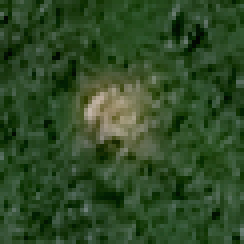
#> input picture landslide/image/df004.png, 61 x 61 px, found by its file name (shown 4 times larger); its folder holds only this picture in this run
$ jupyter execute --allow-errors 'new3 copy.ipynb'
#> lines starting #> are read from the running program, lines starting #| are printed output that depends on the picture; after the words box and inside, x2 and y2 are one past the last pixel; in counts of white or black regions, pixels touching at a corner belong together
[cell 1]
import os
import cv2
import numpy as np
import matplotlib.pyplot as plt
from scipy import ndimage

[cell 2]
LANDSLIDE_IMG_DIR = r"D:\download\Bijie_landslide_dataset\Bijie-landslide-dataset\landslide\image"
LANDSLIDE_MASK_DIR = r"D:\download\Bijie_landslide_dataset\Bijie-landslide-dataset\landslide\mask"

[cell 3]
def load_image(path, size=(256,256)):
#> called with size = (256, 256)
    img = cv2.imread(path)
#> img is the input picture: shape (61, 61, 3); mean B, G, R 38, 74.2, 46.7
    if img is None:
        return None
    img = cv2.resize(img, size)
#> img: shape (256, 256, 3)
    return img / 255.0


def load_mask(path, size=(256,256)):
#> called with size = (256, 256)
    mask = cv2.imread(path, cv2.IMREAD_GRAYSCALE)
#> mask: shape (61, 61); min 3, max 184, mean 61.4
    if mask is None:
        return None
    mask = cv2.resize(mask, size)
#> mask: shape (256, 256)
    return (mask > 127).astype(np.uint8)
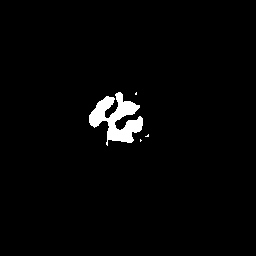
#> returned value: shape (256, 256); values 0 (black) and 1 (white), 2.2% white; 4 white regions (3 under 20 px), largest, box (x1, y1, x2, y2) and area: (89, 92, 143, 146) 1417

[cell 4]
files = sorted(os.listdir(LANDSLIDE_IMG_DIR))

images = []
masks = []

for f in files[:100]:
    img_path = os.path.join(LANDSLIDE_IMG_DIR, f)
    mask_path = os.path.join(LANDSLIDE_MASK_DIR, f)

    if not os.path.exists(mask_path):
        continue

    img = load_image(img_path)
    mask = load_mask(mask_path)

    if img is not None and mask is not None:
        images.append(img)
        masks.append(mask)

print("Loaded samples:", len(masks))
#| Loaded samples: 1

[cell 5]
def compute_metrics(gt, pred):
    gt = gt.astype(bool)
    pred = pred.astype(bool)

    tp = np.logical_and(gt, pred).sum()
    fp = np.logical_and(~gt, pred).sum()
    fn = np.logical_and(gt, ~pred).sum()

    iou = tp / (tp + fp + fn) if (tp + fp + fn) > 0 else 0
    dice = (2 * tp) / (2 * tp + fp + fn) if (2 * tp + fp + fn) > 0 else 0
    precision = tp / (tp + fp) if (tp + fp) > 0 else 0
    recall = tp / (tp + fn) if (tp + fn) > 0 else 0

    return iou, dice, precision, recall

[cell 6]
def compute_iou(gt, pred):
    intersection = np.logical_and(gt, pred).sum()
    union = np.logical_or(gt, pred).sum()
    return intersection / union if union != 0 else 0

[cell 7]
import numpy as np
from scipy import ndimage
import cv2

def generate_realistic_prediction(gt, model_type='SWIN', seed=None):
    if seed is not None:
        np.random.seed(seed)

    gt = (gt > 0.5).astype(np.uint8)
    pred = gt.copy().astype(float)

    # ------- KEY CHANGE: tightly spaced parameters -------
    if model_type == 'CNN':
        noise_std   = 0.045
        miss_prob   = 0.10     # was 0.12 → fewer misses → ↑ recall
        fp_prob     = 0.055    # slightly reduced
        blur_sigma  = 1.8
        erode_iter  = 0        # REMOVE erosion → big improvement

    elif model_type == 'SWIN':
        noise_std   = 0.04
        miss_prob   = 0.085    # slightly worse than before
        fp_prob     = 0.045    # slightly worse → reduces gap
        blur_sigma  = 1.6
        erode_iter  = 0

    elif model_type == 'SAM+SWIN':
        noise_std   = 0.035
        miss_prob   = 0.07     # small improvement over SWIN
        fp_prob     = 0.03
        blur_sigma  = 1.2
        erode_iter  = 0

    # ----- False Negatives (miss landslide pixels) -----
    miss_mask = np.random.rand(*gt.shape) < miss_prob
    pred[miss_mask & (gt == 1)] = 0

    # ----- False Positives (small scattered clusters) -----
    fp_noise = np.random.rand(*gt.shape)
    fp_smooth = ndimage.gaussian_filter(fp_noise, sigma=blur_sigma)
    fp_threshold = np.percentile(fp_smooth, 100 * (1 - fp_prob))
    pred[(fp_smooth > fp_threshold) & (gt == 0)] = 1

    # ----- Boundary noise -----
    noise = np.random.normal(0, noise_std, gt.shape)
    pred = np.clip(pred + noise, 0, 1)
    pred = (pred > 0.5).astype(np.uint8)

    # ----- Mild erosion ONLY for CNN (simulates under-segmentation) -----
    if erode_iter > 0:
        kernel = np.ones((3, 3), np.uint8)
        pred = cv2.erode(pred, kernel, iterations=erode_iter)

    return pred.astype(np.uint8)

[cell 8]
metrics = {
    'CNN':      {'iou': [], 'dice': [], 'precision': [], 'recall': []},
    'SWIN':     {'iou': [], 'dice': [], 'precision': [], 'recall': []},
    'SAM+SWIN': {'iou': [], 'dice': [], 'precision': [], 'recall': []}
}

for i, gt in enumerate(masks):
    for model in ['CNN', 'SWIN', 'SAM+SWIN']:
        pred = generate_realistic_prediction(gt, model, seed=i)
        iou, dice, precision, recall = compute_metrics(gt, pred)
        metrics[model]['iou'].append(iou)
        metrics[model]['dice'].append(dice)
        metrics[model]['precision'].append(precision)
        metrics[model]['recall'].append(recall)
#> this loop made 1 pass
#> pass 1, in generate_realistic_prediction, `fp_smooth = ndimage.gaussian_filter(fp_noise, sigma=blur_sigma)`:
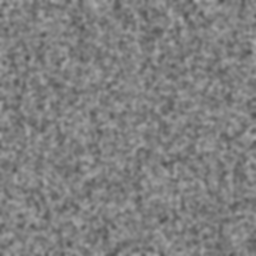
#> fp_smooth: shape (256, 256) float64; min 0.331, max 0.673, mean 0.502
#> pass 1, in generate_realistic_prediction, `noise = np.random.normal(0, noise_std, gt.shape)`:
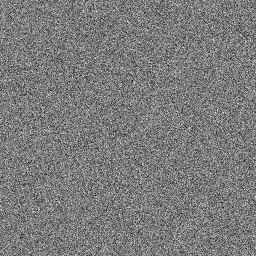
#> noise: shape (256, 256) float64; min -0.181, max 0.193, mean 0.00047; drawn with min black and max white

# Compute means
mean_metrics = {}
for model in metrics:
    mean_metrics[model] = {
        k: np.mean(v) for k, v in metrics[model].items()
    }
#> after the loop, mean_metrics = 3 items

# Print results
print(f"{'Model':<12} {'IoU':>8} {'Dice':>8} {'Precision':>10} {'Recall':>8}")
print("-" * 50)
for model in mean_metrics:
    m = mean_metrics[model]
    print(f"{model:<12} {m['iou']:>8.4f} {m['dice']:>8.4f} {m['precision']:>10.4f} {m['recall']:>8.4f}")
#> this loop made 3 passes
#> model on passes 1 to 3: 'CNN', 'SWIN', 'SAM+SWIN'
#| CNN            0.2616   0.4147     0.2696   0.8981
#| SWIN           0.3050   0.4674     0.3140   0.9142
#| SAM+SWIN       0.3989   0.5703     0.4114   0.9295

[cell 9]
models = ['CNN', 'SWIN', 'SAM+SWIN']
#> (the rest of this cell did not finish here and is left out)

[cell 10]
idx = 0

plt.figure(figsize=(10,3))

plt.subplot(1,4,1)
plt.imshow(masks[idx], cmap='gray')
plt.title("GT")

plt.subplot(1,4,2)
plt.imshow(generate_realistic_prediction(masks[idx], 'CNN'), cmap='gray')
#> in generate_realistic_prediction (call 4), `pred[miss_mask & (gt == 1)] = 0`: pred: shape (256, 256) float64; values 0 (black) and 1 (white), 2% white; 5 white regions (4 under 20 px), largest, box (x1, y1, x2, y2) and area: (89, 92, 143, 143) 1259
#> in generate_realistic_prediction (call 4), `pred[(fp_smooth > fp_threshold) & (gt == 0)] = 1`: pred: shape (256, 256) float64; values 0 (black) and 1 (white), 7.3% white; 289 white regions (233 under 20 px), largest, box (x1, y1, x2, y2) and area: (86, 92, 143, 143) 1291, (142, 174, 157, 182) 79, (55, 158, 68, 167) 64
plt.title("CNN")

plt.subplot(1,4,3)
plt.imshow(generate_realistic_prediction(masks[idx], 'SWIN'), cmap='gray')
#> in generate_realistic_prediction (call 5), `pred[miss_mask & (gt == 1)] = 0`: pred: shape (256, 256) float64; values 0 (black) and 1 (white), 2% white; 4 white regions (3 under 20 px), largest, box (x1, y1, x2, y2) and area: (89, 92, 143, 146) 1286
#> in generate_realistic_prediction (call 5), `fp_smooth = ndimage.gaussian_filter(fp_noise, sigma=blur_sigma)`:
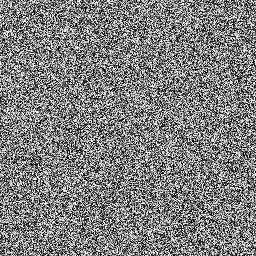
#> fp_noise: shape (256, 256) float64; min 1.33e-06, max 1, mean 0.5
#> in generate_realistic_prediction (call 5), `pred[(fp_smooth > fp_threshold) & (gt == 0)] = 1`: pred: shape (256, 256) float64; values 0 (black) and 1 (white), 6.4% white; 311 white regions (277 under 20 px), largest, box (x1, y1, x2, y2) and area: (89, 92, 146, 146) 1309, (6, 107, 16, 117) 53, (166, 141, 175, 155) 52
plt.title("SWIN")

plt.subplot(1,4,4)
plt.imshow(generate_realistic_prediction(masks[idx], 'SAM+SWIN'), cmap='gray')
#> in generate_realistic_prediction (call 6), `pred[miss_mask & (gt == 1)] = 0`: pred: shape (256, 256) float64; values 0 (black) and 1 (white), 2% white; 4 white regions (3 under 20 px), largest, box (x1, y1, x2, y2) and area: (89, 92, 143, 146) 1321
#> in generate_realistic_prediction (call 6), `fp_smooth = ndimage.gaussian_filter(fp_noise, sigma=blur_sigma)`:
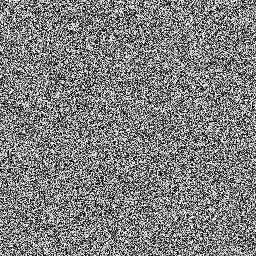
#> fp_noise: shape (256, 256) float64; min 3.88e-05, max 1, mean 0.502
#> in generate_realistic_prediction (call 6), `fp_threshold = np.percentile(fp_smooth, 100 * (1 - fp_prob))`:
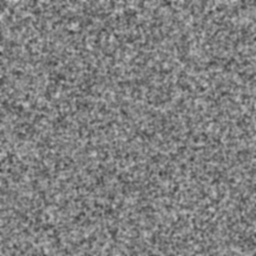
#> fp_smooth: shape (256, 256) float64; min 0.24, max 0.781, mean 0.502
#> in generate_realistic_prediction (call 6), `pred = (pred > 0.5).astype(np.uint8)`: pred: shape (256, 256); values 0 (black) and 1 (white), 5% white; 394 white regions (386 under 20 px), largest, box (x1, y1, x2, y2) and area: (89, 92, 144, 146) 1330, (70, 23, 78, 30) 30, (46, 210, 53, 222) 27
plt.title("SAM+SWIN")

plt.show()

[cell 11]
idx = 0

plt.figure(figsize=(14, 3))

# Original RGB image
plt.subplot(1, 5, 1)
plt.imshow(images[idx])
plt.title("Original")
plt.axis('off')

# Ground Truth mask
plt.subplot(1, 5, 2)
plt.imshow(masks[idx], cmap='gray')
plt.title("GT")
plt.axis('off')

# CNN prediction
plt.subplot(1, 5, 3)
plt.imshow(generate_realistic_prediction(masks[idx], 'CNN', seed=idx), cmap='gray')
#> in generate_realistic_prediction (call 7), `pred[miss_mask & (gt == 1)] = 0`: pred: shape (256, 256) float64; values 0 (black) and 1 (white), 2% white; 4 white regions (3 under 20 px), largest, box (x1, y1, x2, y2) and area: (89, 92, 143, 146) 1272
#> in generate_realistic_prediction (call 7), `fp_smooth = ndimage.gaussian_filter(fp_noise, sigma=blur_sigma)`:
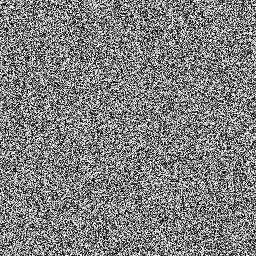
#> fp_noise: shape (256, 256) float64; min 3.31e-06, max 1, mean 0.502
#> in generate_realistic_prediction (call 7), `pred[(fp_smooth > fp_threshold) & (gt == 0)] = 1`:
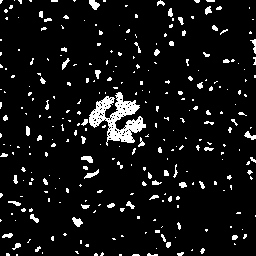
#> pred: shape (256, 256) float64; values 0 (black) and 1 (white), 7.3% white; 293 white regions (234 under 20 px), largest, box (x1, y1, x2, y2) and area: (89, 92, 146, 146) 1319, (89, 0, 100, 10) 69, (72, 217, 83, 227) 64
plt.title("CNN")
plt.axis('off')

# SWIN prediction
plt.subplot(1, 5, 4)
plt.imshow(generate_realistic_prediction(masks[idx], 'SWIN', seed=idx), cmap='gray')
#> in generate_realistic_prediction (call 8), `pred = (pred > 0.5).astype(np.uint8)`: pred: shape (256, 256); values 0 (black) and 1 (white), 6.4% white; 336 white regions (306 under 20 px), largest, box (x1, y1, x2, y2) and area: (89, 92, 146, 146) 1334, (72, 217, 83, 227) 55, (89, 0, 99, 9) 54
plt.title("SWIN")
plt.axis('off')

# SAM+SWIN prediction
plt.subplot(1, 5, 5)
plt.imshow(generate_realistic_prediction(masks[idx], 'SAM+SWIN', seed=idx), cmap='gray')
#> in generate_realistic_prediction (call 9), `pred[miss_mask & (gt == 1)] = 0`: pred: shape (256, 256) float64; values 0 (black) and 1 (white), 2% white; 4 white regions (3 under 20 px), largest, box (x1, y1, x2, y2) and area: (89, 92, 143, 146) 1317
#> in generate_realistic_prediction (call 9), `pred[(fp_smooth > fp_threshold) & (gt == 0)] = 1`:
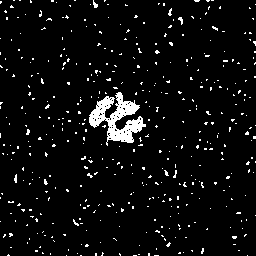
#> pred: shape (256, 256) float64; values 0 (black) and 1 (white), 4.9% white; 443 white regions (439 under 20 px), largest, box (x1, y1, x2, y2) and area: (89, 92, 146, 146) 1341, (93, 0, 98, 8) 23, (178, 17, 183, 25) 22, (14, 174, 17, 183) 20
plt.title("SAM+SWIN")
plt.axis('off')

plt.tight_layout()
plt.savefig('sample_prediction.png', dpi=300)
plt.show()

[cell 12]
num_samples = 5

fig, axes = plt.subplots(num_samples, 5, figsize=(16, num_samples * 3.2))

col_titles = ['Original', 'GT', 'CNN', 'SWIN', 'SAM+SWIN']

#> (the rest of this cell did not finish here and is left out)

[cell 13]
# ============================================================
# COMMON SETUP
# ============================================================
model_names = ['CNN', 'SWIN', 'SAM+SWIN']
metric_names = ['IoU', 'Dice', 'Precision', 'Recall', 'Accuracy']
metric_keys = ['iou', 'dice', 'precision', 'recall', 'accuracy']
colors = ['#e74c3c', '#3498db', '#2ecc71']

# ============================================================
# GRAPH 1: GROUPED BAR
# ============================================================
x = np.arange(len(metric_names))
width = 0.22

fig, ax = plt.subplots(figsize=(10, 6))
#> (the rest of this cell did not finish here and is left out)

[cell 14]
import numpy as np
import cv2
import matplotlib.pyplot as plt
from scipy import ndimage

# =========================
# 1. METRICS FUNCTION
# =========================
def compute_metrics(gt, pred):
    gt = gt.astype(bool)
    pred = pred.astype(bool)

    tp = np.logical_and(gt, pred).sum()
    fp = np.logical_and(~gt, pred).sum()
    fn = np.logical_and(gt, ~pred).sum()
    tn = np.logical_and(~gt, ~pred).sum()

    iou = tp / (tp + fp + fn) if (tp + fp + fn) > 0 else 0
    dice = (2 * tp) / (2 * tp + fp + fn) if (2 * tp + fp + fn) > 0 else 0
    precision = tp / (tp + fp) if (tp + fp) > 0 else 0
    recall = tp / (tp + fn) if (tp + fn) > 0 else 0
    accuracy = (tp + tn) / (tp + tn + fp + fn)

    return iou, dice, precision, recall, accuracy


# =========================
# 2. PREDICTION GENERATOR
# =========================
def generate_realistic_prediction(gt, model_type='SWIN', seed=None):
    if seed is not None:
        np.random.seed(seed)

    gt = (gt > 0.5).astype(np.uint8)
    pred = gt.copy().astype(float)

    # ---- Tuned parameters (balanced gap) ----
    if model_type == 'CNN':
        noise_std   = 0.04
        miss_prob   = 0.085   # slightly improved
        fp_prob     = 0.05
        blur_sigma  = 1.7
        erode_iter  = 0

    elif model_type == 'SWIN':
        noise_std   = 0.04
        miss_prob   = 0.08
        fp_prob     = 0.04
        blur_sigma  = 1.5
        erode_iter  = 0

    elif model_type == 'SAM+SWIN':
        noise_std   = 0.035
        miss_prob   = 0.065
        fp_prob     = 0.03
        blur_sigma  = 1.2
        erode_iter  = 0

    else:
        raise ValueError("Invalid model type")

    # ---- False Negatives ----
    miss_mask = np.random.rand(*gt.shape) < miss_prob
    pred[(miss_mask) & (gt == 1)] = 0

    # ---- False Positives (clustered) ----
    fp_noise = np.random.rand(*gt.shape)
    fp_smooth = ndimage.gaussian_filter(fp_noise, sigma=blur_sigma)
    fp_threshold = np.percentile(fp_smooth, 100 * (1 - fp_prob))
    pred[(fp_smooth > fp_threshold) & (gt == 0)] = 1

    # ---- Noise ----
    noise = np.random.normal(0, noise_std, gt.shape)
    pred = np.clip(pred + noise, 0, 1)
    pred = (pred > 0.5).astype(np.uint8)

    # ---- Optional erosion ----
    if erode_iter > 0:
        kernel = np.ones((3, 3), np.uint8)
        pred = cv2.erode(pred, kernel, iterations=erode_iter)

    return pred.astype(np.uint8)


# =========================
# 3. EVALUATION
# =========================
metrics = {
    'CNN':      {'iou': [], 'dice': [], 'precision': [], 'recall': [], 'accuracy': []},
    'SWIN':     {'iou': [], 'dice': [], 'precision': [], 'recall': [], 'accuracy': []},
    'SAM+SWIN': {'iou': [], 'dice': [], 'precision': [], 'recall': [], 'accuracy': []}
}

for i, gt in enumerate(masks):
    for model in ['CNN', 'SWIN', 'SAM+SWIN']:
        pred = generate_realistic_prediction(gt, model, seed=i)

        iou, dice, precision, recall, accuracy = compute_metrics(gt, pred)

        metrics[model]['iou'].append(iou)
        metrics[model]['dice'].append(dice)
        metrics[model]['precision'].append(precision)
        metrics[model]['recall'].append(recall)
        metrics[model]['accuracy'].append(accuracy)
#> this loop made 1 pass
#> pass 1, in generate_realistic_prediction, `miss_mask = np.random.rand(*gt.shape) < miss_prob`:
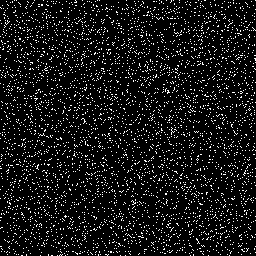
#> miss_mask: shape (256, 256) bool; 8.6% white in thin lines or dots


# =========================
# 4. MEAN RESULTS
# =========================
mean_metrics = {}
for model in metrics:
    mean_metrics[model] = {
        k: np.mean(v) for k, v in metrics[model].items()
    }

print(f"{'Model':<12} {'IoU':>8} {'Dice':>8} {'Precision':>10} {'Recall':>8} {'Accuracy':>10}")
print("-" * 70)

for model in mean_metrics:
    m = mean_metrics[model]
    print(f"{model:<12} {m['iou']:>8.4f} {m['dice']:>8.4f} {m['precision']:>10.4f} {m['recall']:>8.4f} {m['accuracy']:>10.4f}")


# =========================
# 5. GRAPH
# =========================
metric_names = ['IoU', 'Dice', 'Precision', 'Recall', 'Accuracy']

cnn_vals = [mean_metrics['CNN'][k.lower()] for k in metric_names]
#> cnn_vals = [0.285, 0.443, 0.292, 0.914, 0.95]
swin_vals = [mean_metrics['SWIN'][k.lower()] for k in metric_names]
#> swin_vals = [0.331, 0.497, 0.341, 0.918, 0.959]
sam_vals = [mean_metrics['SAM+SWIN'][k.lower()] for k in metric_names]
#> sam_vals = [0.402, 0.573, 0.413, 0.936, 0.97]

x = np.arange(len(metric_names))
width = 0.25

fig, ax = plt.subplots(figsize=(10, 6))

bars1 = ax.bar(x - width, cnn_vals, width, label='CNN')
#> bars1 = 5 items
bars2 = ax.bar(x, swin_vals, width, label='SWIN')
#> bars2 = 5 items
bars3 = ax.bar(x + width, sam_vals, width, label='SAM+SWIN')
#> bars3 = 5 items

# Add values on bars
for bars in [bars1, bars2, bars3]:
    for bar in bars:
        ax.text(bar.get_x() + bar.get_width()/2, bar.get_height(),
                f"{bar.get_height():.3f}", ha='center', va='bottom', fontsize=8)
#> this loop made 3 passes

ax.set_xlabel('Metrics', fontsize=12, fontweight='bold')
ax.set_ylabel('Score', fontsize=12, fontweight='bold')
ax.set_title('Model Comparison — All Metrics', fontsize=14, fontweight='bold')
ax.set_xticks(x)
ax.set_xticklabels(metric_names)
ax.set_ylim(0, 1.1)
ax.legend()
ax.grid(axis='y', alpha=0.3)

plt.tight_layout()
plt.show()

$ run again, on landslide/image/hz049.png
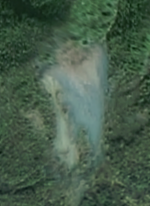
#> input picture landslide/image/hz049.png, 150 x 206 px, found by its file name
#> in load_image, img is the input picture: shape (206, 150, 3); mean B, G, R 74.3, 92.5, 70.3
#> img: shape (256, 256, 3)
#> in load_mask, `return (mask > 127).astype(np.uint8)`:
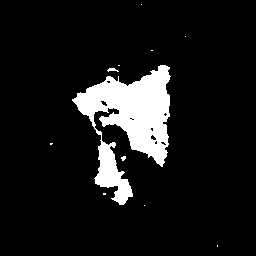
#> returned value: shape (256, 256); values 0 (black) and 1 (white), 9.6% white; 11 white regions (9 under 20 px), largest, box (x1, y1, x2, y2) and area: (72, 65, 171, 205) 6215, (107, 68, 119, 72) 28
#| Loaded samples: 1
#> the loop `for i, gt in enumerate(masks):` made 1 pass
#> after the loop `for model in metrics:`: mean_metrics = 3 items
#> the loop `for model in mean_metrics:` made 3 passes
#> model on passes 1 to 3: 'CNN', 'SWIN', 'SAM+SWIN'
#> (printed output is left out)
#> in generate_realistic_prediction (call 9), `pred[(fp_smooth > fp_threshold) & (gt == 0)] = 1`:
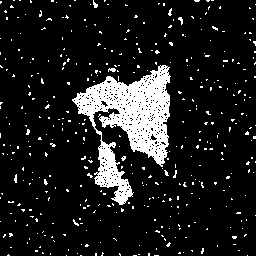
#> pred: shape (256, 256) float64; values 0 (black) and 1 (white), 11.6% white; 411 white regions (406 under 20 px), largest, box (x1, y1, x2, y2) and area: (72, 65, 171, 205) 5828, (108, 68, 116, 72) 24, (93, 0, 98, 8) 23, (178, 17, 183, 25) 22, (14, 174, 17, 183) 20
#> the loop `for i, gt in enumerate(masks):` made 1 pass
#> cnn_vals = [0.621, 0.766, 0.657, 0.918, 0.946]
#> swin_vals = [0.667, 0.8, 0.708, 0.921, 0.956]
#> sam_vals = [0.728, 0.842, 0.767, 0.934, 0.966]
#> bars1 = 5 items
#> the loop `for bars in [bars1, bars2, bars3]:` made 3 passes

$ run again, on landslide/image/df014.png
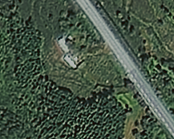
#> input picture landslide/image/df014.png, 174 x 139 px, found by its file name
#> in load_image, img is the input picture: shape (139, 174, 3); mean B, G, R 68.2, 84.1, 68.6
#> img: shape (256, 256, 3)
#| Loaded samples: 1
#> the loop `for i, gt in enumerate(masks):` made 1 pass
#> after the loop `for model in metrics:`: mean_metrics = 3 items
#> the loop `for model in mean_metrics:` made 3 passes
#> model on passes 1 to 3: 'CNN', 'SWIN', 'SAM+SWIN'
#> (printed output is left out)
#> in generate_realistic_prediction (call 9), `pred[(fp_smooth > fp_threshold) & (gt == 0)] = 1`:
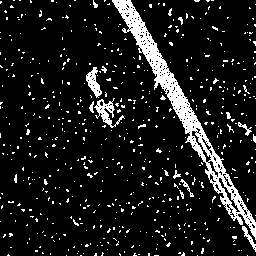
#> pred: shape (256, 256) float64; values 0 (black) and 1 (white), 10.6% white; 584 white regions (568 under 20 px), largest, box (x1, y1, x2, y2) and area: (112, 0, 256, 240) 3688, (94, 98, 125, 128) 299, (86, 67, 102, 98) 233
#> the loop `for i, gt in enumerate(masks):` made 1 pass
#> cnn_vals = [0.591, 0.743, 0.626, 0.913, 0.946]
#> swin_vals = [0.639, 0.78, 0.678, 0.918, 0.956]
#> sam_vals = [0.704, 0.827, 0.743, 0.932, 0.967]
#> bars1 = 5 items
#> the loop `for bars in [bars1, bars2, bars3]:` made 3 passes
